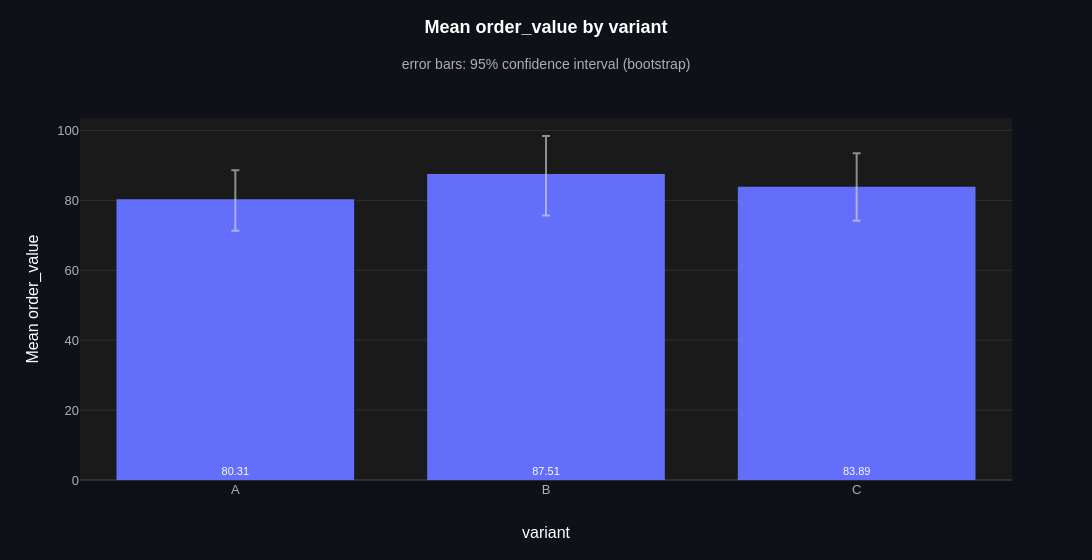

The notebook cell this image was saved under:
### Markdown cell above
**`ci`** (`{"bootstrap", "sem"} or None, default None`): error bars, a confidence
interval around each bar. `"bootstrap"` works for the mean and the median, `"sem"`
(mean ± z·standard error) for the mean only. It needs the raw rows behind each bar,
so `agg="mean"` or `"median"`. Here, mean order value per variant of the checkout
A/B/C test. With error bars, the labels move to the base of the bars, clear of the
whiskers.

### Code cell
checkout = db.sql("""
    SELECT variant, device, order_value
    FROM checkout_test
    ORDER BY variant
""").to_arrow_table()

ev.bar_plot(checkout, "variant", "order_value", agg="mean", ci="bootstrap")

### Figure 1 — Plotly figure (JSON) as saved in the notebook; plotly's stock layout.template omitted (floating-point values rounded to 4 significant figures)
{"data": [{"cliponaxis": false, "error_y": {"array": [8.314, 10.88, 9.577], "arrayminus": [9.022, 11.87, 9.748], "color": "rgba(220,220,220,0.6)", "symmetric": false, "type": "data"}, "hovertemplate": "%{hovertext}<extra></extra>", "hovertext": ["variant: <b>A</b><br>Mean order_value: 80.31<br>n = 117<br>95% CI: 71.29 to 88.62", "variant: <b>B</b><br>Mean order_value: 87.51<br>n = 108<br>95% CI: 75.64 to 98.39", "variant: <b>C</b><br>Mean order_value: 83.89<br>n = 108<br>95% CI: 74.15 to 93.47"], "insidetextanchor": "start", "marker": {"color": ["#636EFA", "#636EFA", "#636EFA"]}, "meta": {"group": null, "role": "data"}, "name": "order_value", "orientation": "v", "showlegend": false, "text": ["80.31", "87.51", "83.89"], "textangle": 0, "textfont": {"size": 11}, "textposition": "inside", "type": "bar", "x": ["A", "B", "C"], "y": [80.31, 87.51, 83.89]}], "layout": {"bargap": 0.15, "bargroupgap": 0.1, "barmode": "group", "height": 560, "legend": {"title": {"text": ""}, "traceorder": "normal"}, "margin": {"t": 118}, "showlegend": false, "title": {"subtitle": {"text": "error bars: 95% confidence interval (bootstrap)"}, "text": "<b>Mean order_value by variant</b>"}, "uniformtext": {"minsize": 11, "mode": "hide"}, "width": 1400, "xaxis": {"categoryarray": ["A", "B", "C"], "categoryorder": "array", "title": {"text": "variant"}, "type": "category"}, "yaxis": {"title": {"text": "Mean order_value"}}}}
